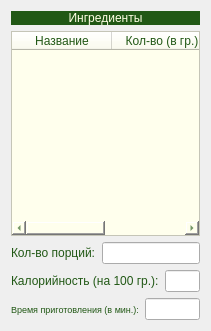
         <widget class="QWidget" name="">
          <property name="geometry">
           <rect>
            <x>420</x>
            <y>50</y>
            <width>211</width>
            <height>331</height>
           </rect>
          </property>
          <layout class="QVBoxLayout" name="verticalLayout_7">
           <item>
            <widget class="QLabel" name="label_4">
             <property name="styleSheet">
              <string notr="true">font: 87 10pt &quot;Segoe UI Black&quot;;
background-color: rgb(33, 88, 21);
color: rgb(255, 255, 229);</string>
             </property>
             <property name="text">
              <string>&lt;html&gt;&lt;head/&gt;&lt;body&gt;&lt;p align=&quot;center&quot;&gt;Ингредиенты&lt;/p&gt;&lt;/body&gt;&lt;/html&gt;</string>
             </property>
            </widget>
           </item>
           <item>
            <widget class="QTableWidget" name="ings_table">
             <property name="styleSheet">
              <string notr="true">background-color: rgb(255, 255, 237);
color: rgb(33, 88, 21);</string>
             </property>
             <column>
              <property name="text">
               <string>Название</string>
              </property>
             </column>
             <column>
              <property name="text">
               <string>Кол-во (в гр.)</string>
              </property>
             </column>
            </widget>
           </item>
           <item>
            <layout class="QVBoxLayout" name="verticalLayout_2">
             <item>
              <layout class="QHBoxLayout" name="horizontalLayout">
               <item>
                <widget class="QLabel" name="label_6">
                 <property name="styleSheet">
                  <string notr="true">color: rgb(33, 88, 21);</string>
                 </property>
                 <property name="text">
                  <string>Кол-во порций:</string>
                 </property>
                </widget>
               </item>
               <item>
                <widget class="QLineEdit" name="servings"/>
               </item>
              </layout>
             </item>
             <item>
              <layout class="QHBoxLayout" name="horizontalLayout_11">
               <item>
                <widget class="QLabel" name="label_11">
                 <property name="styleSheet">
                  <string notr="true">color: rgb(33, 88, 21);</string>
                 </property>
                 <property name="text">
                  <string>Калорийность (на 100 гр.):</string>
                 </property>
                </widget>
               </item>
               <item>
                <widget class="QLineEdit" name="ccalories"/>
               </item>
              </layout>
             </item>
             <item>
              <layout class="QHBoxLayout" name="horizontalLayout_7">
               <item>
                <widget class="QLabel" name="label_8">
                 <property name="font">
                  <font>
                   <pointsize>7</pointsize>
                  </font>
                 </property>
                 <property name="styleSheet">
                  <string notr="true">color: rgb(33, 88, 21);</string>
                 </property>
                 <property name="text">
                  <string>Время приготовления (в мин.):</string>
                 </property>
                </widget>
               </item>
               <item>
                <widget class="QLineEdit" name="time"/>
               </item>
              </layout>
             </item>
            </layout>
           </item>
          </layout>
         </widget>
